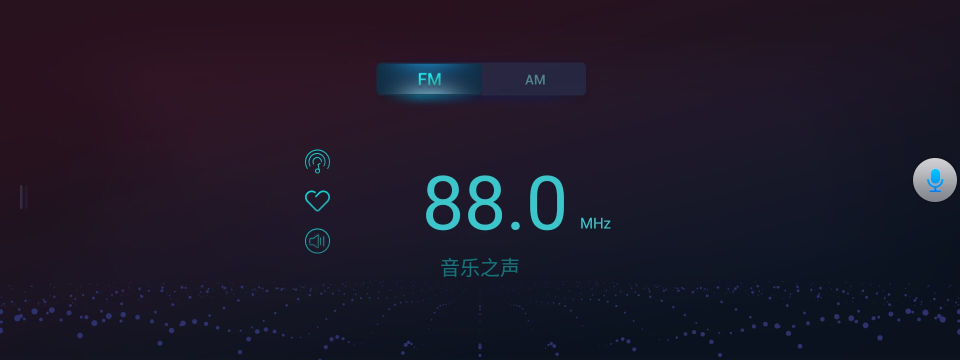
#> input picture file.png, 1920 x 720 px, found by its file name (shown at 1/2 size)
$ python get_img_ROI.py
#> lines starting #> are read from the running program, lines starting #| are printed output that depends on the picture
# -*- coding: utf-8 -*-
from PIL import Image

import settings.DIR_PATH as path


def get_ROIimg(x1=760,y1=300,x2=1280,y2=490):

#> called with x1 = 100, y1 = 240, x2 = 370, y2 = 485
    img = Image.open(path.src_path + "file.png")
#> img is the input picture: PIL image 1920x720 RGB; mean R, G, B 29.6, 24.4, 39.7

    # print(img.size)

    cropped = img.crop((x1,y1,x2,y2))  # (left, upper, right, lower)
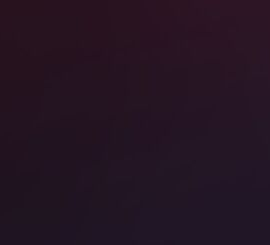
#> cropped: PIL image 270x245 RGB; mean R, G, B 36.4, 20.2, 34.5

    cropped.save(path.src_path + "file1.png")


if __name__ == "__main__":

    get_ROIimg(100,240,370,485)
